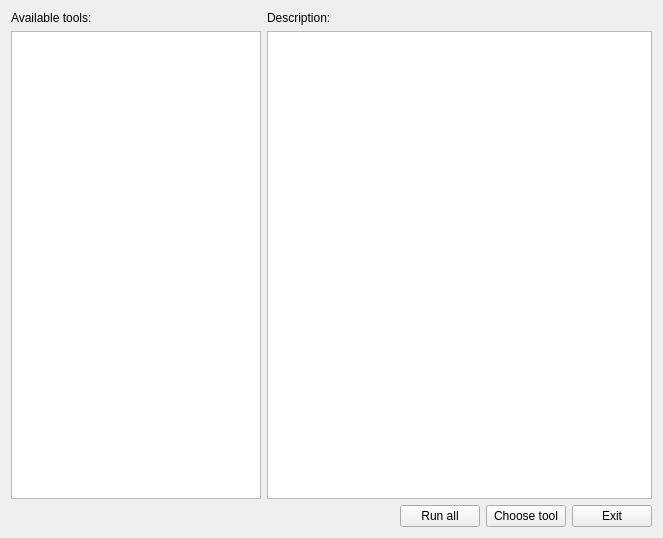
<?xml version="1.0" encoding="UTF-8"?>
<ui version="4.0">
 <class>MainToolsWidget</class>
 <widget class="QWidget" name="MainToolsWidget">
  <property name="geometry">
   <rect>
    <x>0</x>
    <y>0</y>
    <width>663</width>
    <height>538</height>
   </rect>
  </property>
  <property name="windowTitle">
   <string>ADT - Tools</string>
  </property>
  <layout class="QGridLayout" name="gridLayout">
   <item row="2" column="3">
    <widget class="QPushButton" name="browseCheckPushButton">
     <property name="sizePolicy">
      <sizepolicy hsizetype="Fixed" vsizetype="Fixed">
       <horstretch>0</horstretch>
       <verstretch>0</verstretch>
      </sizepolicy>
     </property>
     <property name="text">
      <string>Choose tool</string>
     </property>
    </widget>
   </item>
   <item row="0" column="0">
    <widget class="QLabel" name="toolsLabel">
     <property name="sizePolicy">
      <sizepolicy hsizetype="Fixed" vsizetype="Preferred">
       <horstretch>0</horstretch>
       <verstretch>0</verstretch>
      </sizepolicy>
     </property>
     <property name="minimumSize">
      <size>
       <width>250</width>
       <height>0</height>
      </size>
     </property>
     <property name="text">
      <string>Available tools:</string>
     </property>
    </widget>
   </item>
   <item row="2" column="4">
    <widget class="QPushButton" name="exitPushButton">
     <property name="sizePolicy">
      <sizepolicy hsizetype="Fixed" vsizetype="Fixed">
       <horstretch>0</horstretch>
       <verstretch>0</verstretch>
      </sizepolicy>
     </property>
     <property name="text">
      <string>Exit</string>
     </property>
    </widget>
   </item>
   <item row="1" column="1" colspan="4">
    <widget class="QTextEdit" name="descriptionTextEdit">
     <property name="sizePolicy">
      <sizepolicy hsizetype="MinimumExpanding" vsizetype="Expanding">
       <horstretch>0</horstretch>
       <verstretch>0</verstretch>
      </sizepolicy>
     </property>
     <property name="readOnly">
      <bool>true</bool>
     </property>
    </widget>
   </item>
   <item row="0" column="1">
    <widget class="QLabel" name="descriptionLabel">
     <property name="text">
      <string>Description:</string>
     </property>
    </widget>
   </item>
   <item row="2" column="0" colspan="2">
    <spacer name="horizontalSpacer">
     <property name="orientation">
      <enum>Qt::Horizontal</enum>
     </property>
     <property name="sizeHint" stdset="0">
      <size>
       <width>384</width>
       <height>20</height>
      </size>
     </property>
    </spacer>
   </item>
   <item row="1" column="0">
    <widget class="QListView" name="toolsListView">
     <property name="sizePolicy">
      <sizepolicy hsizetype="MinimumExpanding" vsizetype="Expanding">
       <horstretch>0</horstretch>
       <verstretch>0</verstretch>
      </sizepolicy>
     </property>
     <property name="minimumSize">
      <size>
       <width>200</width>
       <height>0</height>
      </size>
     </property>
     <property name="maximumSize">
      <size>
       <width>250</width>
       <height>16777215</height>
      </size>
     </property>
    </widget>
   </item>
   <item row="2" column="2">
    <widget class="QPushButton" name="runAllPushButton">
     <property name="sizePolicy">
      <sizepolicy hsizetype="Fixed" vsizetype="Fixed">
       <horstretch>0</horstretch>
       <verstretch>0</verstretch>
      </sizepolicy>
     </property>
     <property name="text">
      <string>Run all</string>
     </property>
    </widget>
   </item>
  </layout>
 </widget>
 <resources/>
 <connections/>
</ui>
